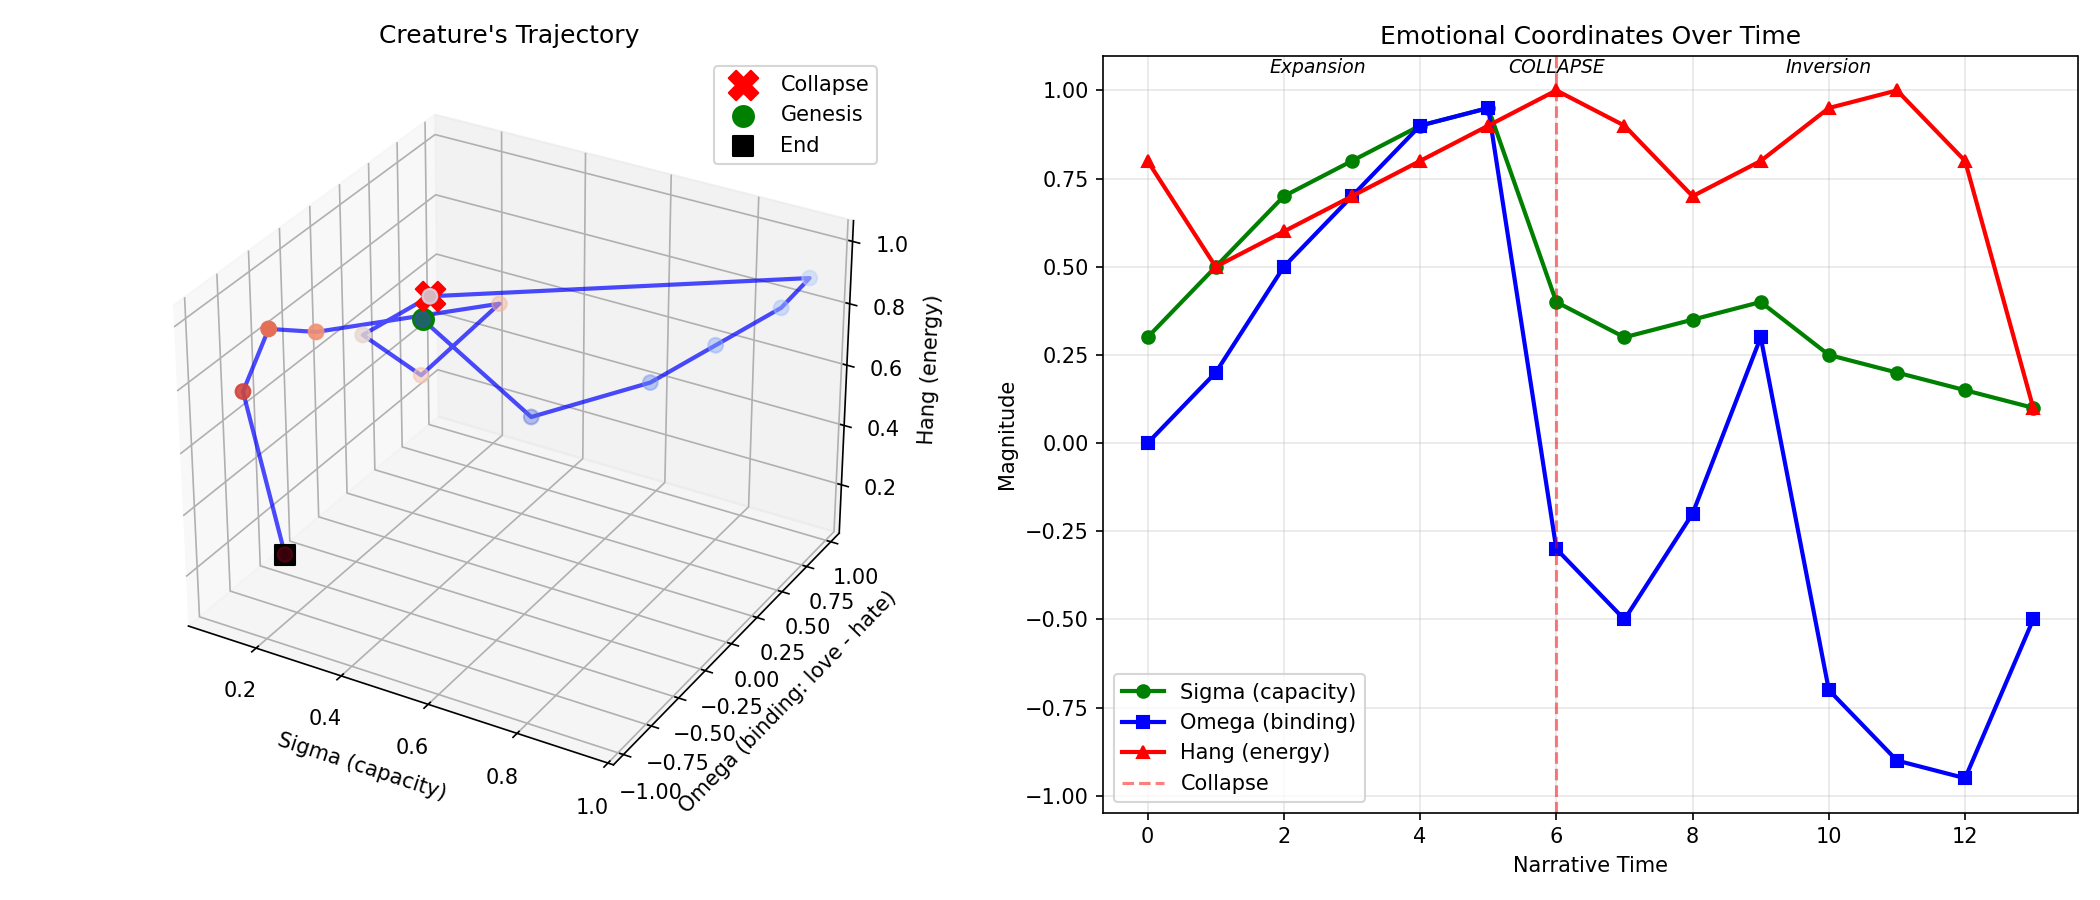

Write the Python code that produced this figure.
#!/usr/bin/env python3
"""
Creature's emotional trajectory through (Σ, Ω, 航) space.

Σ = capacity (how much can be held)
Ω = binding (positive = love/virtue, negative = hate/spite)  
航 = energy (magnitude and direction)

The Fiend Transformation: benevolent → miserable → malicious
"""

import matplotlib.pyplot as plt
from mpl_toolkits.mplot3d import Axes3D
import numpy as np

# Arc points from the reading
# (time, Σ_capacity, Ω_binding, 航_energy, label)
arc = [
    (0,  0.3,  0.0,  0.8, "Genesis: chaos"),
    (1,  0.5,  0.2,  0.5, "Learning senses"),
    (2,  0.7,  0.5,  0.6, "Discovers fire, food"),
    (3,  0.8,  0.7,  0.7, "Observes De Laceys"),
    (4,  0.9,  0.9,  0.8, "Loves them, learns language"),
    (5,  0.95, 0.95, 0.9, "Peak: hopes to reveal self"),
    (6,  0.4, -0.3,  1.0, "COLLAPSE: Felix attacks"),  # catastrophe
    (7,  0.3, -0.5,  0.9, "Burns cottage"),
    (8,  0.35,-0.2,  0.7, "Travels to Geneva, hope flickers"),
    (9,  0.4,  0.3,  0.8, "Demands mate (conditional hope)"),
    (10, 0.25,-0.7,  0.95,"Victor destroys mate"),
    (11, 0.2, -0.9,  1.0, "Kills Elizabeth"),
    (12, 0.15,-0.95, 0.8, "Victor dies"),
    (13, 0.1, -0.5,  0.1, "Final: 'content to suffer alone'"),
]

# Extract coordinates
t = [p[0] for p in arc]
sigma = [p[1] for p in arc]
omega = [p[2] for p in arc]
hang = [p[3] for p in arc]
labels = [p[4] for p in arc]

# Create figure with two views
fig = plt.figure(figsize=(14, 6))

# 3D trajectory
ax1 = fig.add_subplot(121, projection='3d')
ax1.plot(sigma, omega, hang, 'b-', linewidth=2, alpha=0.7)
ax1.scatter(sigma, omega, hang, c=t, cmap='coolwarm', s=50)

# Mark the catastrophe point
ax1.scatter([0.4], [-0.3], [1.0], c='red', s=200, marker='X', label='Collapse')

# Mark start and end
ax1.scatter([sigma[0]], [omega[0]], [hang[0]], c='green', s=100, marker='o', label='Genesis')
ax1.scatter([sigma[-1]], [omega[-1]], [hang[-1]], c='black', s=100, marker='s', label='End')

ax1.set_xlabel('Sigma (capacity)')
ax1.set_ylabel('Omega (binding: love - hate)')
ax1.set_zlabel('Hang (energy)')
ax1.set_title("Creature's Trajectory")
ax1.legend()

# 2D projections over time
ax2 = fig.add_subplot(122)
ax2.plot(t, sigma, 'g-', linewidth=2, label='Sigma (capacity)', marker='o')
ax2.plot(t, omega, 'b-', linewidth=2, label='Omega (binding)', marker='s')
ax2.plot(t, hang, 'r-', linewidth=2, label='Hang (energy)', marker='^')

# Mark the collapse
ax2.axvline(x=6, color='red', linestyle='--', alpha=0.5, label='Collapse')

ax2.set_xlabel('Narrative Time')
ax2.set_ylabel('Magnitude')
ax2.set_title('Emotional Coordinates Over Time')
ax2.legend()
ax2.grid(True, alpha=0.3)

# Add phase labels
phases = [
    (2.5, 'Expansion'),
    (6, 'COLLAPSE'),
    (10, 'Inversion'),
]
for x, label in phases:
    ax2.annotate(label, (x, 1.05), ha='center', fontsize=9, style='italic')

plt.tight_layout()
plt.savefig('c:/Users/charl/sovereign-ai/research/creature_trajectory.png', dpi=150)
plt.show()

print("\nKey observations:")
print("1. Σ (capacity) never recovers after collapse")
print("2. Ω (binding) inverts: +0.95 → -0.95")
print("3. 航 (energy) stays high through destruction, only drops at end")
print("\nThe geometry: expansion → catastrophic inversion → contraction")
print("The fiend is the topological inverse of the angel.")
